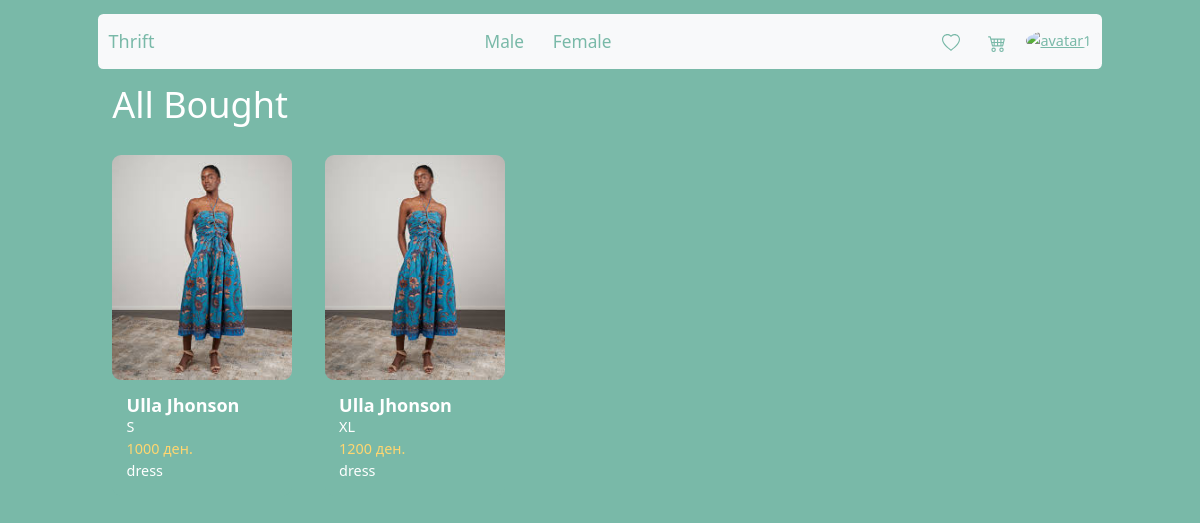
/all_bought (signed in), run on an earlier commit of the app's database.
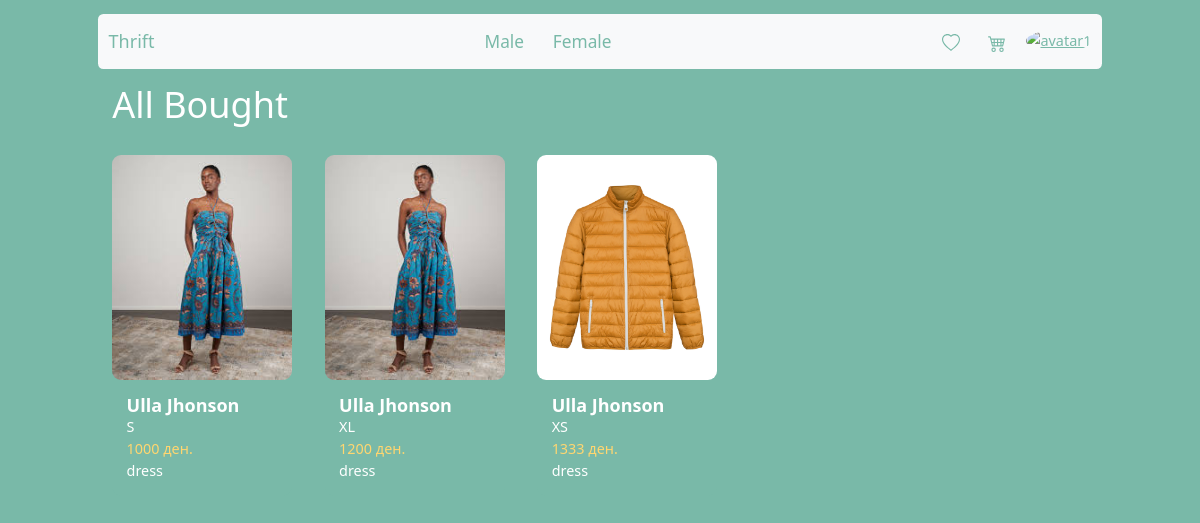
And on a later commit of the database.
### Thrift/models.py (models this page shows, shortened)
class Product(models.Model):
    user = models.ForeignKey(CustomUser, on_delete=models.CASCADE)
    price = models.PositiveIntegerField()
    conditionValues=[
        ('Лоша', 'Bad'),
        ('Средна', 'Average'),
        ('Добра', 'Good'),
        ('Одлична', 'Great')
    ]
    sizeValues=[
        ('XXS', 'Extra Extra Small'),
        ('XS', 'Extra Small'),
        ('S', 'Small'),
        ('M', 'Medium'),
        ('L', 'Large'),
        ('XL', 'Extra Large'),
        ('XXL', 'Extra Extra Large')
    ]
    condition = models.CharField(max_length=255,choices=conditionValues)
    size = models.CharField(max_length=255,choices=sizeValues)
    description = models.CharField(max_length=255)
    shop = models.CharField(max_length=255)
    typeClothes = [
        ('Фустан', 'Dress'),
        ('Панталони', 'Pants'),
        ('Блуза', 'Shirt'),
        ('Џемпер', 'Jumpers'),
        ('Јакна', 'Coat'),
        ('Фармерки', 'Jeans'),
        ('Аксесоари', 'Accessories'),
        ('Суќна', 'Skirt')
    ]
    type = models.CharField(max_length=255,choices=typeClothes)
    colors = models.ManyToManyField(Color, null=True, blank=True)
    genders=[
        ('M','Male'),
        ('F','Female')
    ]
    gender = models.CharField(max_length=255,choices=genders)
    sold = models.BooleanField(null=True,blank=True)
    sent = models.BooleanField(null=True,blank=True)
    date_sent=models.DateTimeField(auto_now=True)
    accepted = models.BooleanField(null=True,blank=True)
    date_accepted = models.DateTimeField(auto_now=True)

class ImageProd(models.Model):
    image=models.ImageField()
    product=models.ForeignKey(Product,on_delete=models.CASCADE,related_name='images')

### Thrift/views.py (the view)
# urls.py: path("all_bought", all_bought, name="all_bought"),
@login_required()
def all_bought(request):
    orders = Order.objects.filter(user=request.user).all()
    products = []
    for o in orders:
        if o.product.sold:
            products.append(o.product)
    context = {'products': products}
    return render(request, 'all_bought.html', context)

### templates/all_bought.html
{% extends "base_generic.html" %}
{% block content %}
    <h1 class="m-3">All Bought</h1>
<div class="card-deck">
            {% for product in products %}
                <a href="{% url 'product-details' product.id %}" style="text-decoration: none;color: inherit;">
                    <div class="card m-3"
                         style="flex-direction: column;display: inline-block;height:fit-content;border-width: 0px">
                        <img style="width: 200px;height: 250px" src="{{ product.images.first.image.url }}" class="card-img-top rounded-img" alt="Item 1">
                        <div class="card-body">
                            <h5 class="card-title m-0">{{ product.shop }}</h5>
                            <p class="card-text m-0">{{ product.size }}</p>
                            <p class="card-text card-price m-0">{{ product.price }} ден.</p>
                            <p class="card-text m-0">{{ product.description }}</p>
                        </div>
                    </div>
                </a>
            {% endfor %}
        </div>
{% endblock %}

What changed in the data, as far as the page shows it:
now on this page (row edited): Product: images.first.image (picture), shop "Ulla Jhonson", size "XS", price "1333", description "dress"
